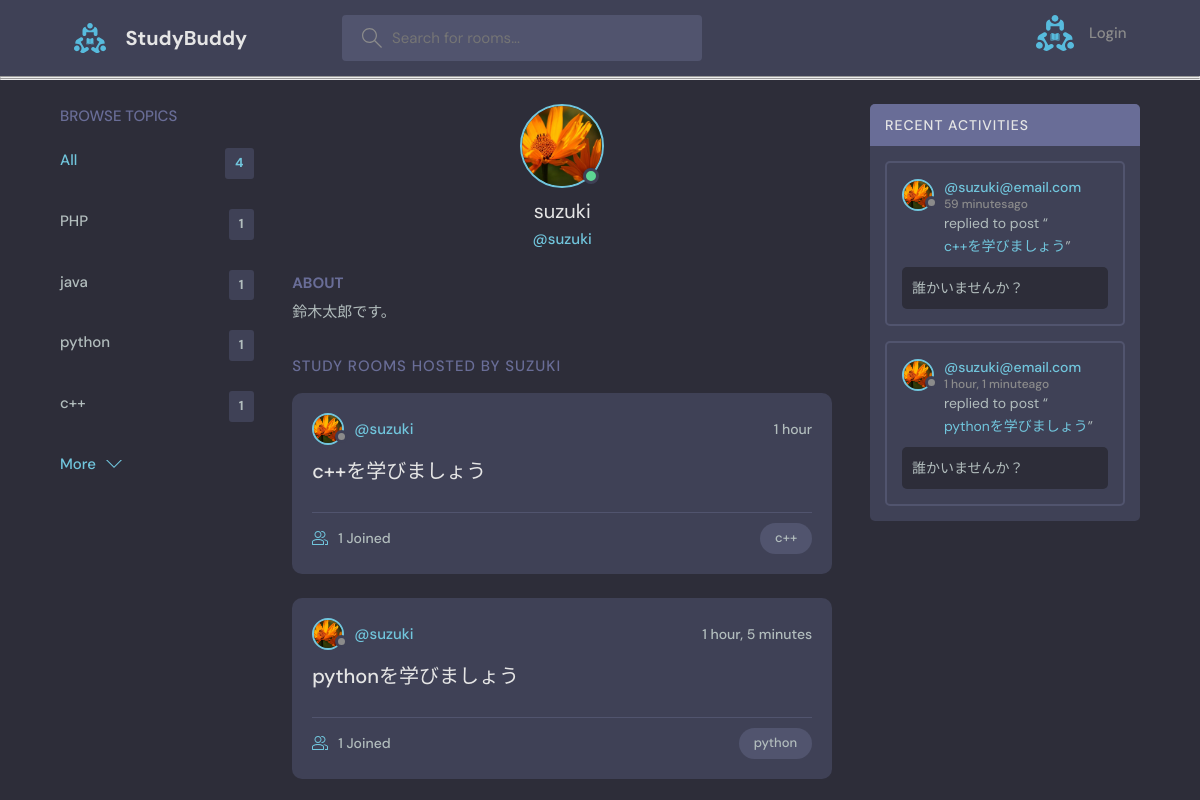
The page /profile/4/ on the database its author committed.
### base/models.py (models this page shows, shortened)
class Topic(models.Model):
    name = models.CharField(max_length=200)

class User(AbstractUser):
    name = models.CharField(max_length=200, null=True)
    email = models.EmailField(null=True,unique=True)
    bio = models.TextField(null=True)
    avatar= models.ImageField(null=True, default="avatar.svg")
    USERNAME_FIELD = "email"
    REQUIRED_FIELDS = []

class Room(models.Model):
    host = models.ForeignKey(User, on_delete=models.SET_NULL, null=True)
    topic = models.ForeignKey(Topic, on_delete=models.SET_NULL, null=True)
    name = models.CharField(max_length=200)
    description = models.TextField(null=True, blank=True)
    participants = models.ManyToManyField(User, related_name="participants",blank=True)
    updated = models.DateTimeField(auto_now=True)
    created = models.DateTimeField(auto_now_add=True)
    class Meta:
        ordering = ["-updated","-created"]
    def __str__(self):
        return self.name

class Message(models.Model):
    user = models.ForeignKey(User, on_delete=models.CASCADE)
    room = models.ForeignKey(Room, on_delete=models.CASCADE)
    body = models.TextField()
    updated = models.DateTimeField(auto_now=True)
    created = models.DateTimeField(auto_now_add=True)
    class Meta:
        ordering = ["-updated","-created"]

### base/views.py (the view)
# urls.py: path('profile/<str:pk>/', views.userProfile, name="user-profile"),
def userProfile(request,pk):
    user = User.objects.get(id=pk)
    rooms = user.room_set.all()
    room_messages = user.message_set.all()
    topics = Topic.objects.all()
    context = {"user":user,"rooms":rooms,"room_messages":room_messages,"topics":topics}
    return render(request, "base/profile.html", context)

### base/templates/base/profile.html (shortened to what this page needs)
{% extends "main.html"%}
{% block content %}
<main class="profile-page layout layout--3">
    <div class="container">
      {% include "base/topics_component.html"%}
      <div class="roomList">
        <div class="profile">
          <div class="profile__avatar">
            <div class="avatar avatar--large active">
              <img src="{{user.avatar.url}}" />
            </div>
          </div>
          <div class="profile__info">
            <h3>{{user.username}}</h3>
            <p>@{{user.username}}</p>
          </div>
          <div class="profile__about">
            <h3>About</h3>
            <p>{{user.bio}}</p>
          </div>
        </div>
        <div class="roomList__header">
          <div>
            <h2>Study Rooms Hosted by {{user.username}}</a>
            </h2>
          </div>
        </div>
        {%include "base/feed_component.html"%}
      </div>
      {% include "base/activity_component.html"%}
    </div>
  </main>
{% endblock content %}

### templates/main.html (shortened to what this page needs)
<!DOCTYPE html>
{% load static %}
<html lang="en">
  <head>
    <link rel="stylesheet" href="{% static 'style/style.css' %}" />
  </head>
  <body>
    {% include "navbar.html" %}
    {% block content %}
    {% endblock %}
  </body>
</html>

### templates/navbar.html (shortened to what this page needs)
{%load static%}
<header class="header header--loggedIn">
    <div class="container">
      <a href="{% url 'home' %}" class="header__logo">
        <img src="{% static 'images/logo.svg' %}" />
        <h1>StudyBuddy</h1>
      </a>
      <form class="header__search" method = "GET" action="{% url 'home' %}">
        <label>
          <input name="q" placeholder="Search for rooms..." />
        </label>
      </form>
      <nav class="header__menu">
        {% if request.user.is_authenticated %}
        <div class="header__user">
          <a href="{% url 'update-user' %}">
            <div class="avatar avatar--medium active">
              <img src="{{request.user.avatar.url}}" />
            </div>
            <p>{{request.user}} <span>@{{request.user.username}}</span></p>
          </a>
          <button class="dropdown-button">
            <svg version="1.1" xmlns="http://www.w3.org/2000/svg" width="32" height="32" viewBox="0 0 32 32">
              <title>chevron-down</title>
              <path d="M16 21l-13-13h-3l16 16 16-16h-3l-13 13z"></path>
            </svg>
          </button>
        </div>
        {%else%}
        <a href="{% url 'login' %}">
          <img src="{% static 'images/logo.svg' %}" />
          <p>Login</p>
        </a>
        {% endif %}
      </nav>
    </div>
  </header>
<hr>
<hr>

### base/templates/base/topics_component.html
<div class="topics">
    <div class="topics__header">
      <h2>Browse Topics</h2>
    </div>
    <ul class="topics__list">
      <li>
        <a href="{% url 'home' %}" class="active">All <span>{{topics.count}}</span></a>
      </li>
      {% for topic in topics %}
      <li>
        <a href="{% url 'home' %}?q={{topic.name}}">{{topic.name}} <span>{{topic.room_set.all.count}}</span></a>
      </li>
      {% endfor %}
    </ul>
    <a class="btn btn--link" href="{% url 'topics' %}">
      More
      <svg version="1.1" xmlns="http://www.w3.org/2000/svg" width="32" height="32" viewBox="0 0 32 32">
        <title>chevron-down</title>
        <path d="M16 21l-13-13h-3l16 16 16-16h-3l-13 13z"></path>
      </svg>
    </a>
  </div>

### base/templates/base/feed_component.html (shortened to what this page needs)
{% for room in rooms %}
<div class="roomListRoom">
    <div class="roomListRoom__header">
        <a href="{% url 'user-profile' room.host.id %}" class="roomListRoom__author">
            <div class="avatar avatar--small">
                <img src="{{room.host.avatar.url}}" />
            </div>
            <span>@{{room.host.username}}</span>
        </a>
        <div class="roomListRoom__actions">
            <span>{{room.created|timesince}}</span>
        </div>
    </div>
    <div class="roomListRoom__content">
        <a href="{% url 'room' room.id %}">{{room.name}}</a>
    </div>
    <div class="roomListRoom__meta">
        <a href="{% url 'room' room.id %}" class="roomListRoom__joined">
            {{room.participants.all.count}} Joined
        </a>
        <p class="roomListRoom__topic">{{room.topic.name}}</p>
    </div>
</div>
{% endfor %}

### base/templates/base/activity_component.html (shortened to what this page needs)
<div class="activities">
    <div class="activities__header">
      <h2>Recent Activities</h2>
    </div>
    {% for message in room_messages %}
    <div class="activities__box">
      <div class="activities__boxHeader roomListRoom__header">
        <a href="{% url 'user-profile' message.user.id %}" class="roomListRoom__author">
          <div class="avatar avatar--small">
            <img src="{{message.user.avatar.url}}" />
          </div>
          <p>
            @{{message.user}}
            <span>{{message.created|timesince}}ago</span>
          </p>
        </a>
      </div>
      <div class="activities__boxContent">
        <p>replied to post “<a href="{% url 'room' message.room.id %}">{{message.room}}</a>”</p>
        <div class="activities__boxRoomContent">
            {{message.body}}
        </div>
      </div>
    </div>
    {% endfor %}
  </div>

### rows shown on the page
Topic: name "PHP", room_set.all.count "1"
Topic: name "java", room_set.all.count "1"
Topic: name "python", room_set.all.count "1"
Topic: name "c++", room_set.all.count "1"
User: avatar (picture), username "suzuki", bio "鈴木太郎です。", username "SUZUKI"
Room: host.avatar (picture), host.username "suzuki", created "1 hour", name "c++を学びましょう", participants.all.count "1", topic.name "c++"
Room: host.avatar (picture), host.username "suzuki", created "1 hour, 5 minutes", name "pythonを学びましょう", participants.all.count "1", topic.name "python"
Message: user.avatar (picture), user "suzuki@email.com", created "59 minutes", room "c++を学びましょう", body "誰かいませんか？"
Message: user.avatar (picture), user "suzuki@email.com", created "1 hour, 1 minute", room "pythonを学びましょう", body "誰かいませんか？"

### other values the page prints
{{ topics.count }} "4"
